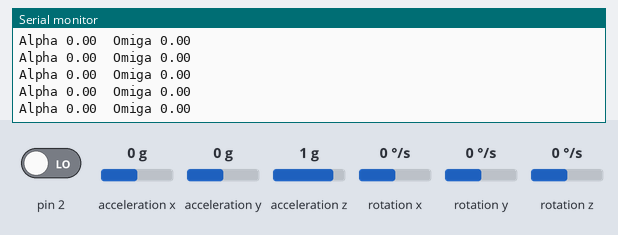
Bench run of a sketch on a simulated Arduino Uno, built with avr-gcc and run on an emulated ATmega328P. Shown: the last lines printed to the serial monitor. Inputs (shaded band) come from the test bench; at power-on: rotation x 0 °/s, acceleration y 0 g, acceleration z 1 g, pin 2 LOW, acceleration x 0 g, rotation y 0 °/s, rotation z 0 °/s. The sensor or clock chip raises its interrupt line as the real part does.

Above: at 1.7 s.
1.8 s: rotation x set to -100 °/s
At 2.9 s:
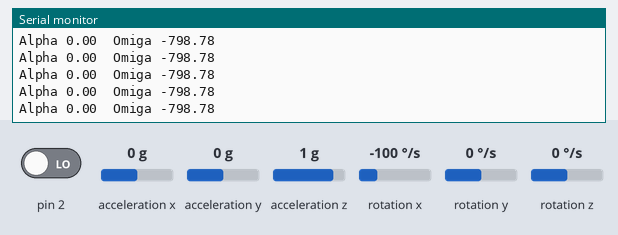
4.8 s: rotation x set to 192 °/s
At 5.6 s:
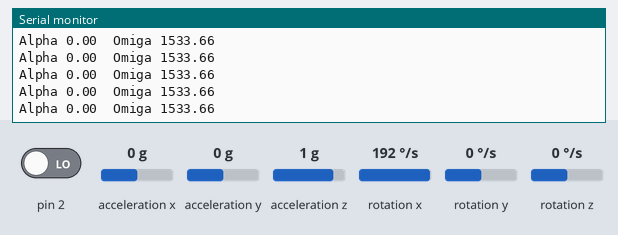
7.8 s: acceleration y set to -1.4 g
At 8.4 s:
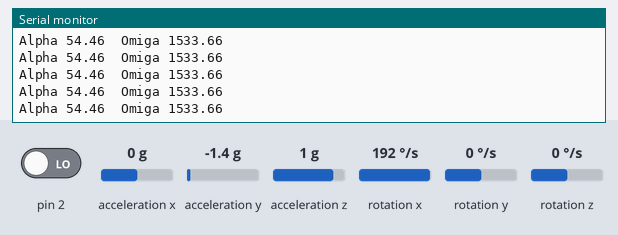
9.3 s: acceleration z set to -1.4 g
At 10.4 s:
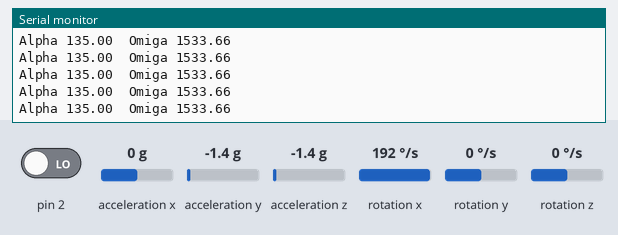
Timing chart, 0 to 11.8 s (numbered marks = the images above; inputs shaded):
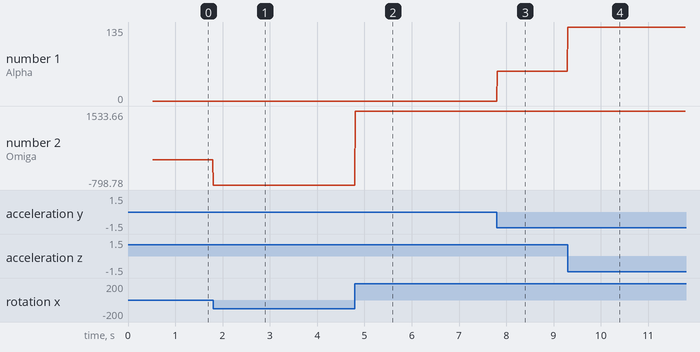

The sketch:

Using6050.ino
```cpp
/*
*@Author: TONYLABS
*@Date: 2012.12.23
*/

//@引入 Wire.h 头文件，下面的 I2Cdev.h 依赖于它
#include "Wire.h"

//@I2Cdev 和 MPU6050 类库需要事先安装在 Arduino 类库文件夹下
//@引入 I2Cdev.h 头文件
#include "I2Cdev.h"

//@引入
#include "MPU6050_6Axis_MotionApps20.h"

//@实例化一个 MPU6050 对象，对象名称为 mpu
MPU6050 mpu(0x68);

//@ 声明 MPU6050 控制和状态变量
bool dmpReady = false;  //@set true if DMP init was successful
uint8_t mpuIntStatus;   //@此变量用于保存 MPU6050 中断状态
uint8_t devStatus;      //@返回设备状态，0为成功，不为0则发生错误
uint16_t packetSize;    // expected DMP packet size (default is 42 bytes)
uint16_t fifoCount;     // count of all bytes currently in FIFO
uint8_t fifoBuffer[64]; // FIFO storage buffer

//@声明方向和运动变量：
Quaternion q;           //@四元数变量 W,X,Y,Z
VectorFloat gravity;    //@重力矢量 X，Y, Z
float ypr[3];           // [yaw, pitch, roll]   yaw/pitch/roll container and gravity vector

// ================================================================
// =========================== 中断检测程序 =========================
// ================================================================

volatile bool mpuInterrupt = false;     // indicates whether MPU interrupt pin has gone high
void dmpDataReady()
{
  mpuInterrupt = true;
}

// ================================================================
// =============== 初始设置 凡 Arduino 代码都有 setup() ===============
// ================================================================

void setup()
{
  Serial.begin(115200); //@开启串口，设置波特率为 115200，程序下载到 Arduino 之后注意打开串口观察

  //@加入 I2C 总线序列
  Wire.begin();

  //@初始化MPU6050
  Serial.println("Initializing I2C devices...");
  mpu.initialize();

  //@验证连接
  Serial.println("Testing device connections...");
  Serial.println(mpu.testConnection() ? "MPU6050 connection successful" : "MPU6050 connection failed");

  delay(2); //@延时2毫秒

  //@加载并配置 DMP 数字运动处理引擎
  Serial.println("Initializing DMP...");
  devStatus = mpu.dmpInitialize(); //@返回 DMP 状态结果，0为成功，不为0则发生错误

  //@如果成功返回 0
  if (devStatus == 0)
  {
    //@使能 DMP 数字运动处理引擎
    Serial.println("Enabling DMP...");
    mpu.setDMPEnabled(true);

    //@使能 Arduino 中断检测
    Serial.println("Enabling interrupt detection (Arduino external interrupt 0)...");
    attachInterrupt(0, dmpDataReady, RISING);
    mpuIntStatus = mpu.getIntStatus();

    // set our DMP Ready flag so the main loop() function knows it's okay to use it
    Serial.println("DMP ready! Waiting for first interrupt...");
    dmpReady = true;

    // get expected DMP packet size for later comparison
    packetSize = mpu.dmpGetFIFOPacketSize();
  }
  else {
    // ERROR!
    // 1 = initial memory load failed
    // 2 = DMP configuration updates failed
    // (if it's going to break, usually the code will be 1)
    Serial.print("DMP Initialization failed (code ");
    Serial.print(devStatus);
    Serial.println(")");
  }
}

// ================================================================
// =========================== 主循环程序体 =========================
// ================================================================

void loop()
{
  float alpha, omiga; //@声明2个浮点数变量， alpha 和 omiga

  //@如果 MPU6050 的 DMP 状态为错误，程序停止工作
  if (!dmpReady)
    return;

  // wait for MPU interrupt or extra packet(s) available
  if (!mpuInterrupt && fifoCount < packetSize)
    return;

  // reset interrupt flag and get INT_STATUS byte
  mpuInterrupt = false;
  mpuIntStatus = mpu.getIntStatus();

  // get current FIFO count
  fifoCount = mpu.getFIFOCount();

  // check for overflow (this should never happen unless our code is too inefficient)
  if ((mpuIntStatus & 0x10) || fifoCount == 1024) {
    // reset so we can continue cleanly
    mpu.resetFIFO();
    Serial.println("FIFO overflow!");

    // otherwise, check for DMP data ready interrupt (this should happen frequently)
  }
  else if (mpuIntStatus & 0x02) {
    // wait for correct available data length, should be a VERY short wait
    while (fifoCount < packetSize) fifoCount = mpu.getFIFOCount();

    // read a packet from FIFO
    mpu.getFIFOBytes(fifoBuffer, packetSize);

    // track FIFO count here in case there is > 1 packet available
    // (this lets us immediately read more without waiting for an interrupt)
    fifoCount -= packetSize;

    mpu.dmpGetQuaternion(&q, fifoBuffer);
    mpu.dmpGetGravity(&gravity, &q);
    mpu.dmpGetYawPitchRoll(ypr, &q, &gravity);  //@从DMP中取出Yaw, Pitch, Roll三个轴的角度，放入数组ypr。单位：弧度
    alpha=-ypr[2] * 180/M_PI;

    omiga=mpu.getRotationX()/16.4; //@配置是16位表示正负2000°/s, 65536/4000

    Serial.print("Alpha ");
    Serial.print(alpha);
    Serial.print("\tOmiga ");
    Serial.println(omiga);

  }
}
```

Measured:
- after the input at 1.8 s, the serial monitor: prints a new line at once (image 1)
- after the input at 4.8 s, the serial monitor: prints a new line at once (image 2)
- after the input at 7.8 s, the serial monitor: prints a new line at once (image 3)
- after the input at 9.3 s, the serial monitor: prints a new line at once (image 4)
- plotted number 1: 0 → 54.46 after the input at 7.8 s, 54.46 → 135 after the input at 9.3 s
- plotted number 2: 0 → -798.78 after the input at 1.8 s, -798.78 → 1533.66 after the input at 4.8 s
